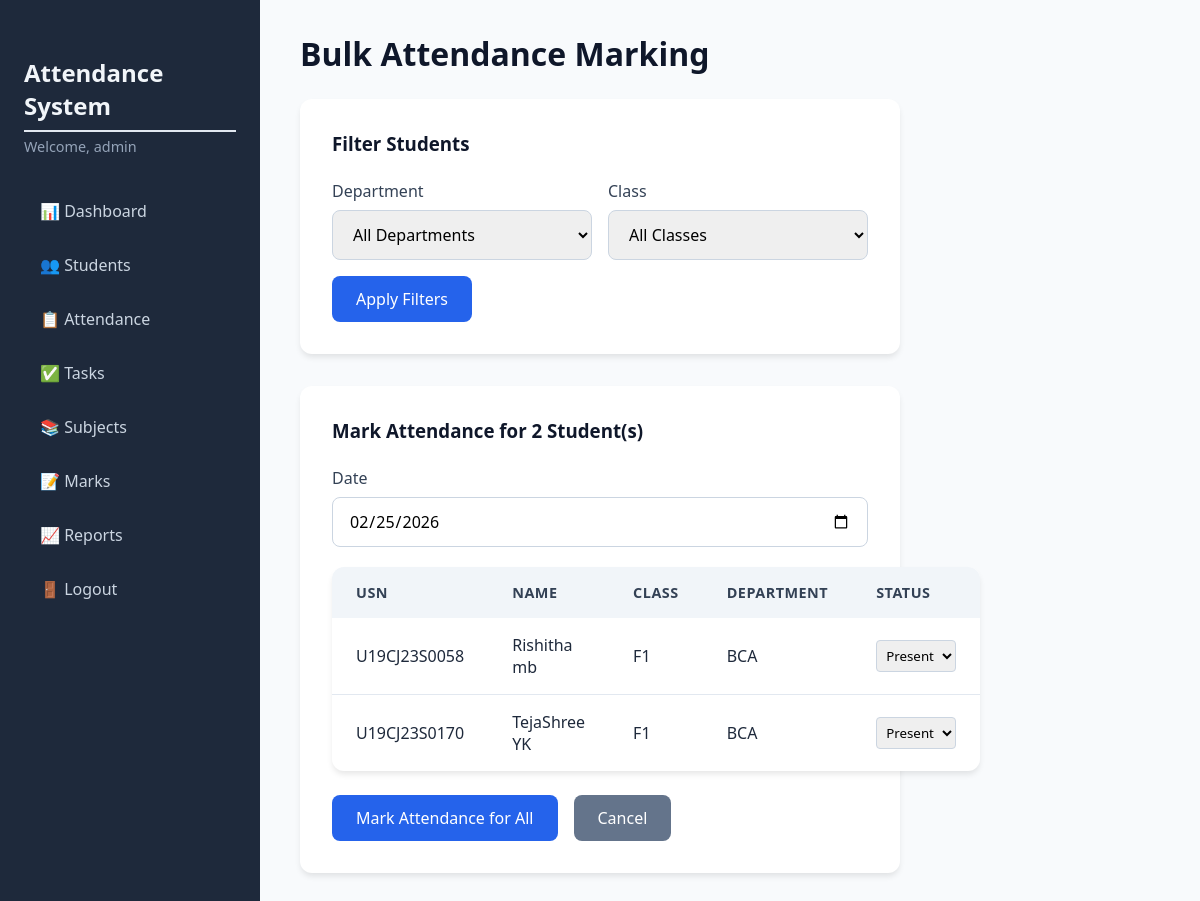
Page /attendance/bulk (signed in) on the earlier database version.
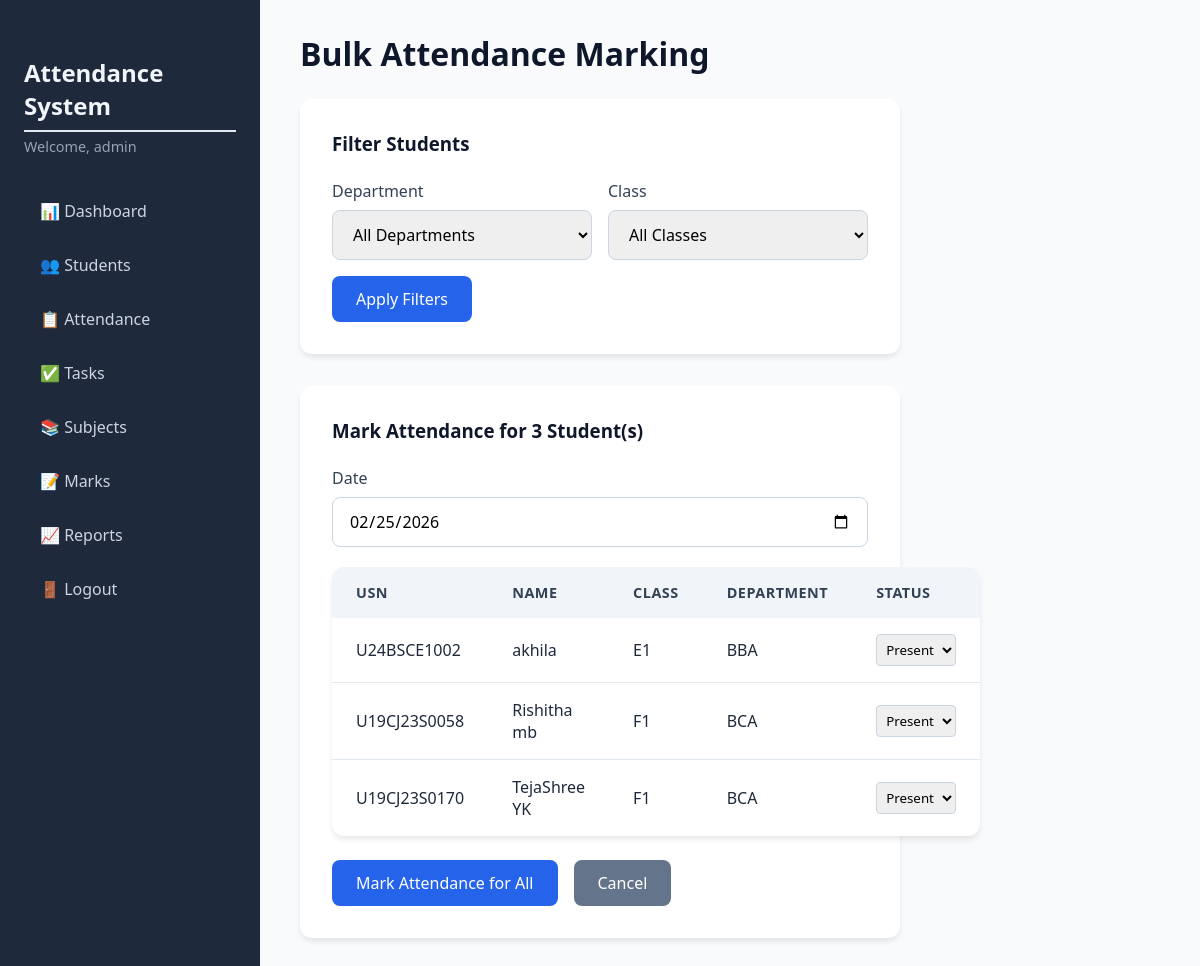
Same page on the later database version.
### tables this page shows
CREATE TABLE students (
                id INTEGER PRIMARY KEY AUTOINCREMENT,
                usn TEXT UNIQUE NOT NULL,
                name TEXT NOT NULL,
                email TEXT UNIQUE NOT NULL,
                phone TEXT,
                class TEXT NOT NULL,
                department TEXT NOT NULL,
                parent_name TEXT,
                parent_phone TEXT,
                parent_email TEXT
            );

### app.py (the view, shortened to what this page needs)
@app.route('/attendance/bulk', methods=['GET', 'POST'])
@login_required
def bulk_attendance():
    db = get_db()
    classes, departments = get_class_department_options()
    class_filter = request.args.get('class_filter', 'All')
    dept_filter = request.args.get('dept_filter', 'All')
    query = "SELECT id, usn, name, class, department FROM students"
    params = []
    conditions = []
    if dept_filter and dept_filter != 'All':
        conditions.append("department = ?")
        params.append(dept_filter)
    if class_filter and class_filter != 'All':
        conditions.append("class = ?")
        params.append(class_filter)
    if conditions:
        query += " WHERE " + " AND ".join(conditions)
    query += " ORDER BY class, department, name"
    students = db.execute(query, params).fetchall()
    return render_template('bulk_attendance.html',
                           students=students,
                           classes=classes,
                           departments=departments,
                           selected_class=class_filter,
                           selected_dept=dept_filter,
                           today=datetime.today().strftime('%Y-%m-%d'))

### app.py (called while the page is built)
def get_db():
    db = getattr(g, '_database', None)
    if db is None:
        db = g._database = sqlite3.connect(DATABASE)
        db.row_factory = sqlite3.Row
    return db

@app.teardown_appcontext
def close_connection(exception):
    db = getattr(g, '_database', None)
    if db is not None:
        db.close()

def login_required(f):
    @wraps(f)
    def decorated_function(*args, **kwargs):
        if 'admin_id' not in session:
            flash('Please log in to access this page.', 'warning')
            return redirect(url_for('login'))
        return f(*args, **kwargs)
    return decorated_function

def get_class_department_options():
    db = get_db()
    classes = db.execute("SELECT DISTINCT class FROM students ORDER BY class").fetchall()
    departments = db.execute("SELECT DISTINCT department FROM students ORDER BY department").fetchall()
    return [c['class'] for c in classes], [d['department'] for d in departments]

### templates/bulk_attendance.html (shortened to what this page needs)
{% extends "base.html" %}
{% block content %}
<h1>Bulk Attendance Marking</h1>
<div class="form-card">
    <h3>Filter Students</h3>
    <form method="GET" action="{{ url_for('bulk_attendance') }}" id="filterForm">
        <div class="form-row">
            <div class="form-group half">
                <label for="dept_filter">Department</label>
                <select id="dept_filter" name="dept_filter">
                    <option value="All">All Departments</option>
                </select>
            </div>
            <div class="form-group half">
                <label for="class_filter">Class</label>
                <select id="class_filter" name="class_filter">
                    <option value="All">All Classes</option>
                </select>
            </div>
        </div>
        <button type="submit" class="btn btn-primary">Apply Filters</button>
    </form>
</div>
{% if students %}
<div class="form-card">
    <h3>Mark Attendance for {{ students|length }} Student(s)</h3>
    <form method="POST" action="{{ url_for('bulk_attendance') }}">
        <div class="form-group">
            <label for="date">Date</label>
            <input type="date" id="date" name="date" value="{{ today }}" required>
        </div>
        <div class="table-responsive">
            <table class="table">
                <thead>
                    <tr>
                        <th>USN</th>
                        <th>Name</th>
                        <th>Class</th>
                        <th>Department</th>
                        <th>Status</th>
                    </tr>
                </thead>
                <tbody>
                    {% for student in students %}
                    <tr>
                        <td>{{ student.usn }}</td>
                        <td>{{ student.name }}</td>
                        <td>{{ student.class }}</td>
                        <td>{{ student.department }}</td>
                        <td>
                            <select name="status_{{ student.id }}" class="status-select">
                                <option value="Present" selected>Present</option>
                            </select>
                        </td>
                    </tr>
                    {% endfor %}
                </tbody>
            </table>
        </div>
        <div class="form-actions">
            <button type="submit" class="btn btn-primary">Mark Attendance for All</button>
            <a href="{{ url_for('attendance') }}" class="btn btn-secondary">Cancel</a>
        </div>
    </form>
</div>
{% else %}
<p>No students match the selected filters.</p>
{% endif %}
{% endblock %}

Differences in the rows shown:
added students: usn "U24BSCE1002", name "akhila", class "E1", department "BBA", id "Present"
Other differences:
{{ students|length }}: "2" → "3"
